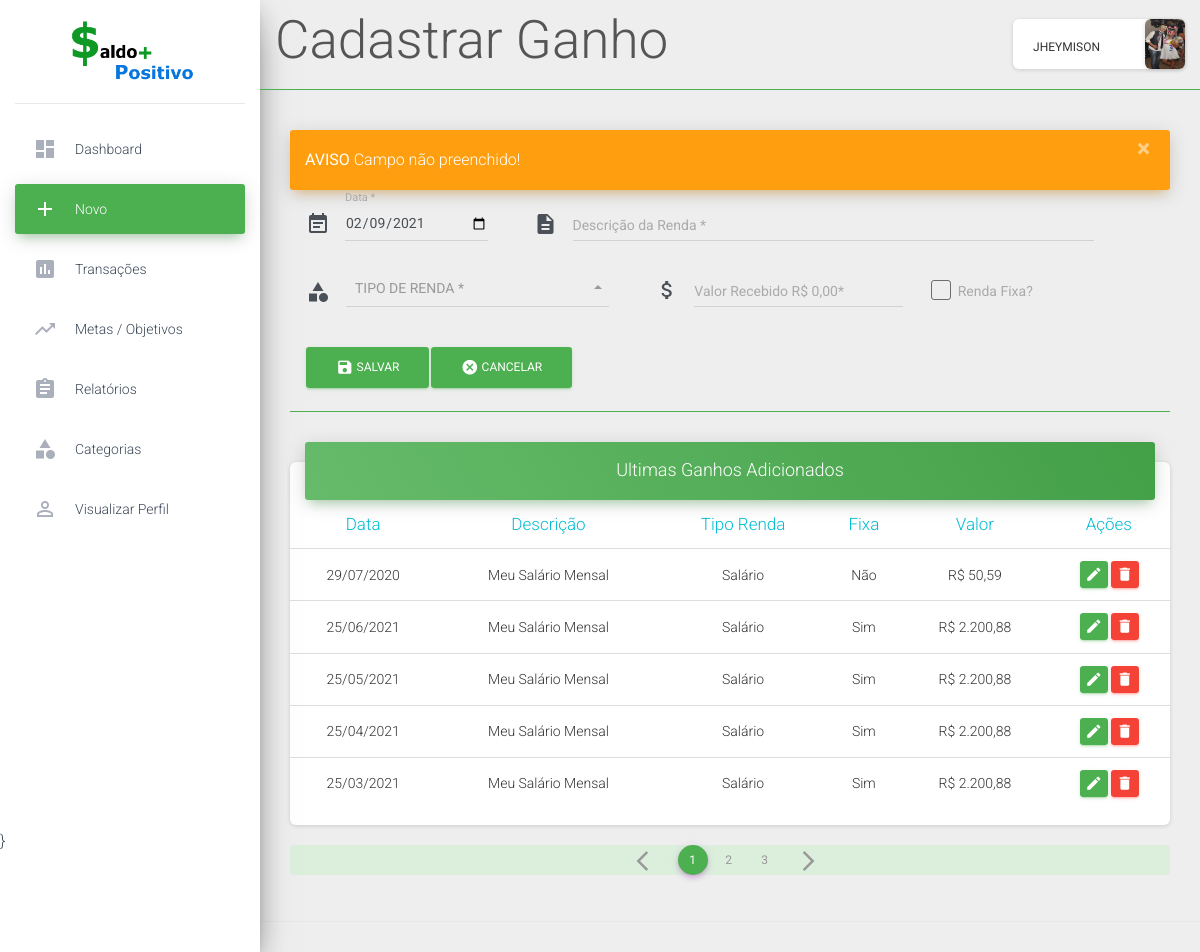
/main.php?page=ganhos&sec=cadastrar_ganho&erro_cadastro=warnning (signed in), run on the app's committed database.
### tables this page shows
CREATE TABLE `perfil_usuarios` (
  `id` int(11) NOT NULL,
  `empresa` varchar(300) NOT NULL,
  `profissao` varchar(300) NOT NULL,
  `sobre` varchar(1000) NOT NULL,
  `imagem` varchar(1000) NOT NULL,
  `id_cadastrar_usuarios` int(11) NOT NULL
);

CREATE TABLE `cadastrar_ganhos` (
  `id` int(11) NOT NULL,
  `data` date NOT NULL,
  `descricao` varchar(300) NOT NULL,
  `tipo_renda` varchar(200) NOT NULL,
  `valor` decimal(19,2) NOT NULL,
  `renda_fixa` varchar(200) NOT NULL DEFAULT 'Não',
  `id_cadastrar_usuarios` int(11) NOT NULL
);

### inserts/title_pages.php (called while the page is built)
<?php
    if(isset($_GET['sec'])){
            $pageInfo = $_GET['sec'];
        if($pageInfo == "dashboard"){
            $pageFormat = "Dashboard";
        } elseif ($pageInfo == "cadastrar_ganho") {
            $pageFormat = "Cadastrar Ganho";
        } elseif($pageInfo == "edita_ganhos"){
            $pageFormat = "Editar Ganhos";
        } elseif($pageInfo == "deleta_ganhos"){
            $pageFormat = "Deletar Ganho";
        } elseif($pageInfo == "cadastrar_despesa"){
            $pageFormat = "Cadastrar Despesas";
        } elseif($pageInfo == "edita_despesas"){
            $pageFormat = "Editar Despesas";
        } elseif($pageInfo == "deleta_despesas"){
            $pageFormat = "Deletar Despesa";
        } elseif($pageInfo == "cadastrar_cartoes"){
            $pageFormat = "Cadastrar Cartao";
        } elseif($pageInfo == "edita_cartoes"){
            $pageFormat = "Editar Cartao";
        } elseif($pageInfo == "deleta_cartoes"){
            $pageFormat = "Deletar Cartao";
        } elseif($pageInfo == "vizualizar_transacoes"){
            $pageFormat = "Visualizar Transações";
        } elseif($pageInfo == "cadastrar_metas"){
            $pageFormat = "Cadastrar Metas";
        } elseif($pageInfo == "editar_metas"){
            $pageFormat = "Editar Metas";
        } elseif($pageInfo == "deletar_metas"){
            $pageFormat = "Deletar Metas";
        } elseif($pageInfo == "relatorio_ganhos"){
            $pageFormat = "Relatorio de Ganhos";
        } elseif($pageInfo == "relatorio_despesas"){
            $pageFormat = "Relatorio de Despesas";
        } elseif($pageInfo == "relatorio_tipo_pagamento"){
            $pageFormat = "Relatorio de Tipos de Pagamentos";
        } elseif($pageInfo == "vizualizar_perfil"){
            $pageFormat = "Seu Perfil";
        } elseif($pageInfo == "editar_perfil"){
            $pageFormat = "Editar Perfil";
        } elseif($pageInfo == "cadastra_tipo_ganhos"){
            $pageFormat = "Cadastrar Tipos de Ganhos";
        } elseif($pageInfo == "cadastra_tipo_despesas"){
            $pageFormat = "Cadastrar Tipos de Despesas";
        } elseif($pageInfo == "edita_tipo_ganhos"){
            $pageFormat = "Alterar Tipos de Ganhos";
        } elseif($pageInfo == "deleta_tipo_ganhos"){
            $pageFormat = "Deletar Tipo";
        } elseif($pageInfo == "edita_tipo_despesas"){
            $pageFormat = "Alterar Tipos de Despesa";
        } elseif($pageInfo == "deleta_tipo_despesas"){
            $pageFormat = "Deletar Tipo";
        }
    } else {
        $pageFormat = "Dashboard";
        $pageInfo ="dashboard";
    }
?>

### inserts/table_ganhos.php (the view, shortened to what this page needs)
<?php
	$sql_cadastrar_ganhos = "SELECT * FROM cadastrar_ganhos WHERE id_cadastrar_usuarios = '$id_usuario' ORDER BY id DESC ";
	$sel_page = $conecta_bd->query($sql_cadastrar_ganhos);
	$total_dados = $sel_page->num_rows;
	$registros = 5;
	$url_page = isset($_GET['pagina']) ? $_GET['pagina'] : 1;
	$total_paginas = ceil($total_dados / $registros);
	$page_inicial = ($registros * $url_page) - $registros;
	$page_previous = $url_page - 1;
	$page_next = $url_page + 1;
	$sql_pages = $sql_cadastrar_ganhos . "LIMIT $page_inicial, $registros";
	$sel_page = $conecta_bd->query($sql_pages);
?>
<div class="row">
	<div class="col-lg-12 col-md-12">
		<div class="card">
		    <div class="card-header card-header-success">
		        <h4 class="card-title text-center">Ultimas Ganhos Adicionados</h4>
		    </div>
		    <div class="card-body table-responsive">
		        <table class="table table-hover">
		            <thead class="text-info text-center">
		                <tr>
		                    <th>Data</th>
		                    <th>Descrição</th>
		                    <th>Tipo Renda</th>
		                    <th>Fixa</th>
		                    <th>Valor</th>
		                    <th>Ações</th>
		                </tr>
		            </thead>
		            <tbody class="text-center">
		            	<?php while ( $dados = $sel_page->fetch_assoc() ) : ?>
		            		<?php
		            			$date = $dados['data'];
		            			$data = implode('/', array_reverse(explode('-', $date)));
		            		?>
			                <tr>
			                    <td><?php  echo $data ?></td>
			                    <td><?php  echo $dados['descricao']?></td>
			                    <td><?php  echo $dados['tipo_renda']?></td>
			                    <td><?php  echo $dados['renda_fixa']?></td>
			                    <td>R$ <?php  echo number_format($dados['valor'],'2',',','.')?></td>
			                    <td class="td-actions text-center">
					                <a href="main.php?page=ganhos&sec=edita_ganhos&id=<?php echo $dados['id'] ?>">
					                	<button type="button" rel="tooltip" class="btn btn-success" title="Editar">
					                    	<i class="material-icons">edit</i>
					               		</button>
					                </a>
					                <a href="main.php?page=ganhos&sec=deleta_ganhos&id=<?php echo $dados['id'] ?>">
						                <button type="button" rel="tooltip" class="btn btn-danger" title="Deletar">
						                    <i class="material-icons">delete</i>
						                </button>
					                </a>
					            </td>
			                </tr>
		                <?php endwhile; ?>
		            </tbody>
		        </table>
		    </div>
		</div>
	</div>
</div>
<div class="row" style="margin-top: 20px;">
	<div class="col-sm">
		<nav aria-label="Page navigation example">
			<ul class="pagination justify-content-center alert-success">
				<li class="page-item">
					<a class="page-link" href="main.php?page=ganhos&sec=cadastrar_ganho&pagina=<?=($total_paginas == 1)?$total_paginas = 1:$page_previous?>" title="Previous">
						<span class="material-icons">arrow_back_ios</span>
					</a>
				</li>
				<?php
					for ( $i = 1; $i <= 3; $i++ ) {
						$ativa = ($url_page == $i)? "active" : "";
						?>
							<li class="page-item <?php echo $ativa ?>">
								<a class="page-link" href="main.php?page=ganhos&sec=cadastrar_ganho&pagina=<?php echo $i ?>">
									<?php echo $i?>
								</a>
							</li>
						<?php
					}
				?>
				<li class="page-item">
					<a class="page-link" href="main.php?page=ganhos&sec=cadastrar_ganho&pagina=<?php echo $page_next ?>" title="Next">
						<span class="material-icons">arrow_forward_ios</span>
					</a>
				</li>
			</ul>
		</nav>
	</div>
</div>

### main.php (shortened to what this page needs)
<?php
    if ( $_SESSION['logado'] == true ) :
    $id_usuario = $_SESSION['user']['id'];
    $usuario = $_SESSION['user']['nome'];
    $nome = explode(" ", $usuario);
    include("bd/conecta_bd.php");
    include("inserts/title_pages.php");
    $sql_perfil = "SELECT * FROM perfil_usuarios WHERE id_cadastrar_usuarios = '$id_usuario'";
    $sel_perfil = $conecta_bd->query($sql_perfil);
    $perfil = $sel_perfil -> fetch_assoc();
    $imagem = $perfil['imagem'];
?>
<!doctype html>
<html>
<head>
    <link rel="stylesheet" href="https://maxcdn.bootstrapcdn.com/font-awesome/latest/css/font-awesome.min.css">
    <link href="assets/css/material-dashboard2.min.css" rel="stylesheet" />
    <link href="assets/css/material-dashboard.min.css" rel="stylesheet" />
    <link href="assets/demo/demo.css" rel="stylesheet" />
    <link rel="stylesheet" type="text/css" href="chartist/chartist.min.css">
    <link rel="stylesheet" type="text/css" href="assets/css/style.css">
    <link rel="stylesheet" href="https://cdn.jsdelivr.net/docsearch.js/2/docsearch.min.css" />
    <link rel="stylesheet" href="assets/demo/docs.min.css">
</head>
<body>
    <div class="wrapper ">
        <div class="sidebar" data-color="green" data-background-color="white">
            <div class="logo">
                <a href="main.php?sec=dashboard">
                    <img id="logoSite" src="assets/img/logo.png">
                </a>
            </div>
            <div class="sidebar-wrapper">
                <ul class="nav">
                    <li class="nav-item <?=($pageInfo == 'dashboard')?'active':''?>">
                        <a class="nav-link" href="main.php?sec=dashboard">
                            <i class="material-icons">dashboard</i>
                            <p>Dashboard</p>
                        </a>
                    </li>
                    <li class="nav-item dropdown <?=($pageInfo == 'cadastrar_ganho' || $pageInfo == 'cadastrar_despesa' || $pageInfo == 'cadastrar_cartoes')?'active':''?>">
                        <a class="nav-link" href="#" id="navbarDropdownMenuLink" data-toggle="dropdown" aria-haspopup="true" aria-expanded="false">
                            <i class="material-icons">add</i>
                            <p>Novo</p>
                        </a>
                    </li>
                    <li class="nav-item <?=($pageInfo == 'vizualizar_transacoes')?'active':''?>" >
                        <a class="nav-link" href="main.php?page=transacoes&sec=vizualizar_transacoes">
                            <i class="material-icons">assessment</i>
                            <p>Transações</p>
                        </a>
                    </li>
                    <li class="nav-item <?=($pageInfo == 'cadastrar_metas')?'active':''?>"">
                        <a class="nav-link" href="main.php?page=metas&sec=cadastrar_metas">
                            <i class="material-icons">trending_up</i>
                            <p>Metas / Objetivos</p>
                        </a>
                    </li>
                    <li class="nav-item dropdown <?=($pageInfo == 'relatorio_ganhos' || $pageInfo == 'relatorio_despesas' || $pageInfo == 'relatorio_tipo_pagamento' )?'active':''?>" >
                        <a class="nav-link" href="#" id="navbarDropdownMenuLink" data-toggle="dropdown" aria-haspopup="true" aria-expanded="false">
                            <i class="material-icons">assignment</i>
                            <p>Relatórios</p>
                        </a>
                    </li>
                    <li class="nav-item dropdown <?=($pageInfo == 'cadastra_tipo_ganhos' || $pageInfo == 'cadastra_tipo_despesas')?'active':''?>">
                        <a class="nav-link" href="#" id="navbarDropdownMenuLink" data-toggle="dropdown" aria-haspopup="true" aria-expanded="false" name="tipo_ganhO_despesa">
                            <i class="material-icons">category</i>
                            <p>Categorias</p>
                        </a>
                    </li>
                    <li class="nav-item <?=($pageInfo == 'vizualizar_perfil')?'active':''?>" >
                        <a class="nav-link" href="main.php?page=perfil&sec=vizualizar_perfil" name="vizualizar_perfil">
                            <i class="material-icons">perm_identity</i>
                            <p>Visualizar Perfil</p>
                        </a>
                    </li>
                </ul>
            </div>
            }
        </div>
        <div class="main-panel">
            <nav class="navbar navbar-expand-lg navbar-transparent navbar-absolute fixed-top ">
                <div class="container-fluid">
                    <div class="navbar-wrapper">
                        <h1><?php echo $pageFormat ?><h1>
                    </div>
                    <div class="collapse navbar-collapse justify-content-end">
                        <ul class="navbar-nav">
                            <li class="nav-item">
                                <div class="card">
                                    <div class="card-body">
                                        <div class="row">
                                            <div class="col">
                                                <div class="dropdown nomePerfil">
                                                    <a class="nav-link" id="navbarDropdownMenuLink" data-toggle="dropdown" aria-haspopup="true" aria-expanded="false" style="cursor: pointer;">
                                                        <?php echo $nome[0]; ?>
                                                    </a>
                                                </div>
                                            </div>
                                            <div class="col">
                                                <img class="card imgPerfil" src="<?php echo $imagem ?>" rel="nofollow" alt="Card image cap">
                                            </div>
                                        </div>
                                    </div>
                                </div>
                            </li>
                        </ul>
                    </div>
                </div>
            </nav>
            <div class="content">
                <div class="container-fluid">
                    <?php
                        include("routes/routes_main.php");
                    ?>
                </div>
            </div>
            <footer class="footer">
            </footer>
        </div>
    </div>
</html>
<?php endif; ?>

### assets/css/style.css (style rules this page uses)
#logoSite { width: 150px; top: 50%; left: 50%; margin-left: 50px; }
.card { margin-bottom: 0; margin-top: 0; }
.card .card-body { padding: 0px; }
.imgPerfil { width: 40px; height: 50px; }
.nomePerfil { padding-top: 8px; }
.main-panel>.navbar { border-bottom: 1px solid #4caf50; }
.main-panel>.content { margin-top: 100px; }
html { overflow-y: hidden; overflow-x: hidden; }

### data on the page
perfil_usuarios: imagem (picture)
cadastrar_ganhos: data "29/07/2020", descricao "Meu Salário Mensal", tipo_renda "Salário", renda_fixa "Não", valor "50,59"
cadastrar_ganhos: data "25/06/2021", descricao "Meu Salário Mensal", tipo_renda "Salário", renda_fixa "Sim", valor "2.200,88"
cadastrar_ganhos: data "25/05/2021", descricao "Meu Salário Mensal", tipo_renda "Salário", renda_fixa "Sim", valor "2.200,88"
cadastrar_ganhos: data "25/04/2021", descricao "Meu Salário Mensal", tipo_renda "Salário", renda_fixa "Sim", valor "2.200,88"
cadastrar_ganhos: data "25/03/2021", descricao "Meu Salário Mensal", tipo_renda "Salário", renda_fixa "Sim", valor "2.200,88"

### other printed values
$pageFormat "Cadastrar Ganho"
$nome[0] "JHEYMISON"
